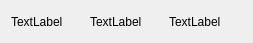
<?xml version="1.0" encoding="UTF-8"?>
<ui version="4.0">
 <class>ServiceWidgetItem</class>
 <widget class="QWidget" name="ServiceWidgetItem">
  <property name="geometry">
   <rect>
    <x>0</x>
    <y>0</y>
    <width>253</width>
    <height>43</height>
   </rect>
  </property>
  <property name="windowTitle">
   <string>ServiceWidgetItem</string>
  </property>
  <layout class="QGridLayout" name="gridLayout">
   <item row="1" column="0">
    <widget class="QLabel" name="label_2">
     <property name="text">
      <string>TextLabel</string>
     </property>
    </widget>
   </item>
   <item row="1" column="1">
    <widget class="QLabel" name="label">
     <property name="text">
      <string>TextLabel</string>
     </property>
    </widget>
   </item>
   <item row="1" column="2">
    <widget class="QLabel" name="label_3">
     <property name="text">
      <string>TextLabel</string>
     </property>
    </widget>
   </item>
  </layout>
 </widget>
 <resources/>
 <connections/>
</ui>
